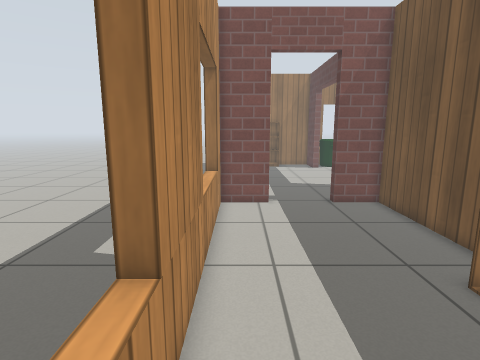
[1] (above)

16 first-person views from a walk through a world built for the Gazebo simulator. The camera is 1 m above the floor, tilts 10° down and sees 80° across. The floor is counted in squares, 0.25 m on a side. Each view is taken from the middle of a square. On the plan, view 1 faces up. The plan holds only what a view shows up to about 20 squares ahead; the rest is blank. The place goes on beyond the plan. Simple patterns stand in for the simulator's built-in surfaces.

[2]
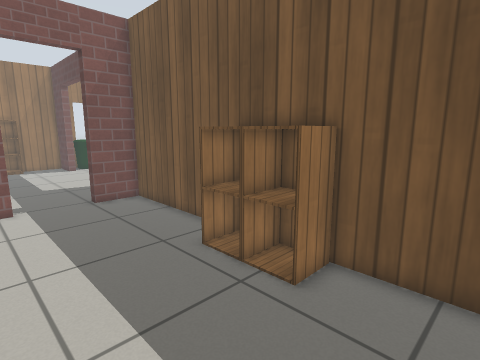

[3]
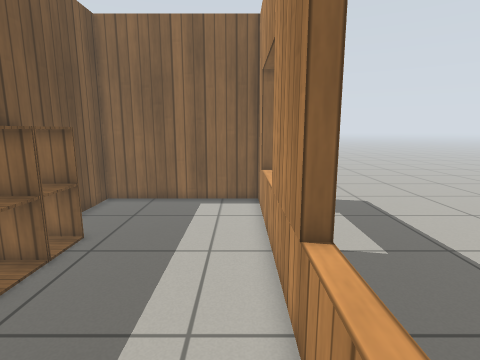

[4]
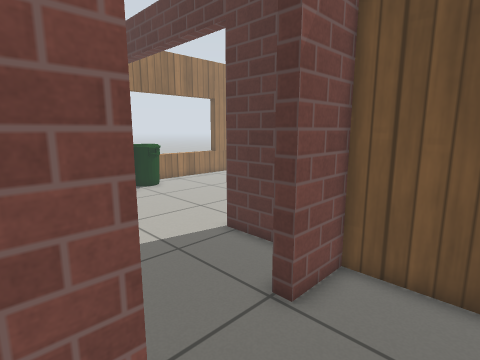

[5]
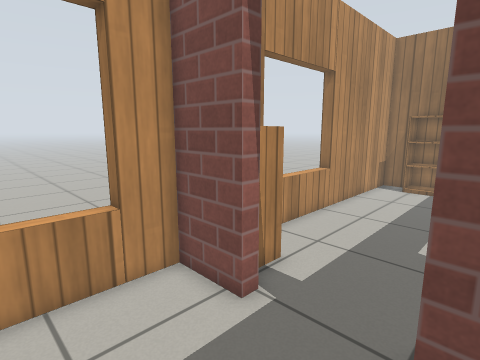

[6]
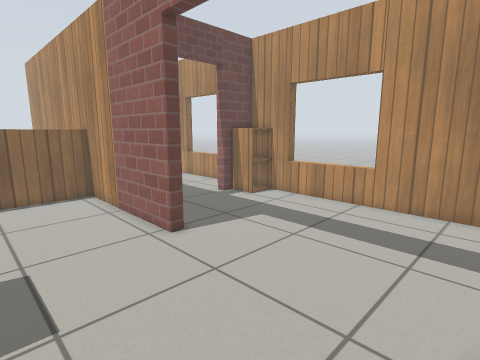

[7]
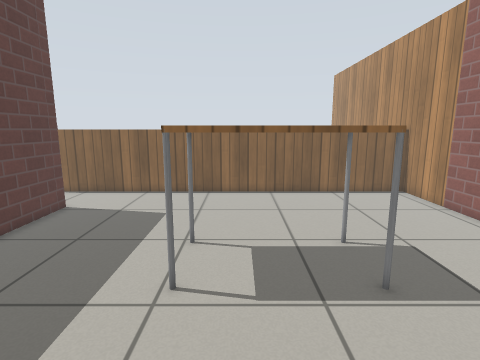

[8]
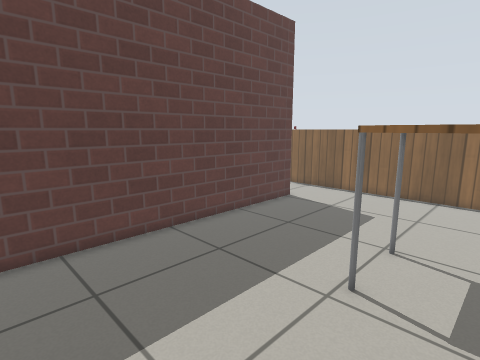

[9]
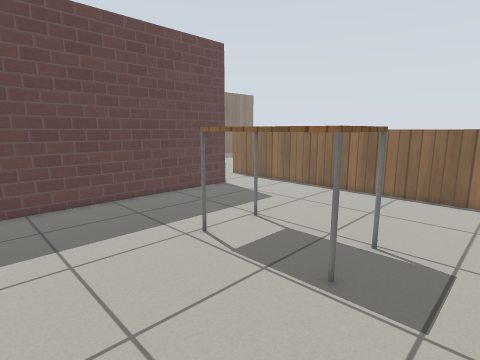

[10]
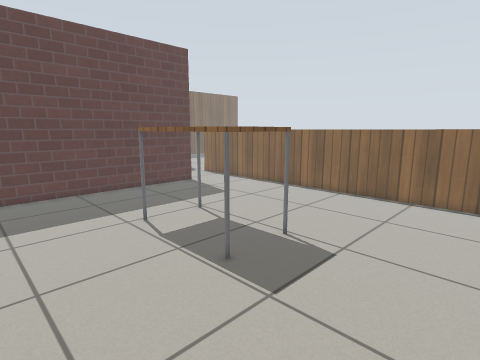

[11]
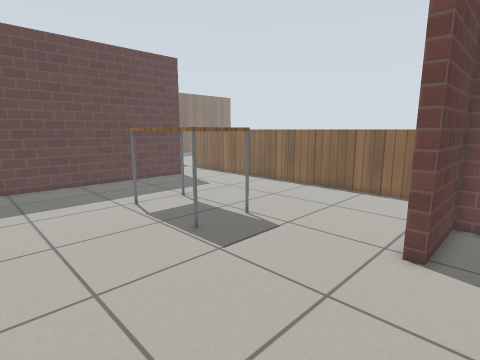

[12]
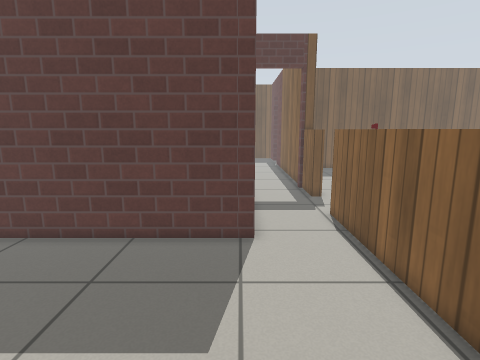

[13]
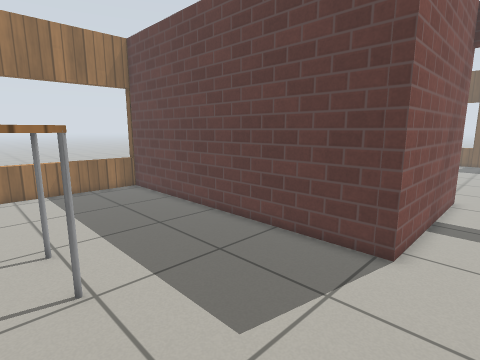

[14]
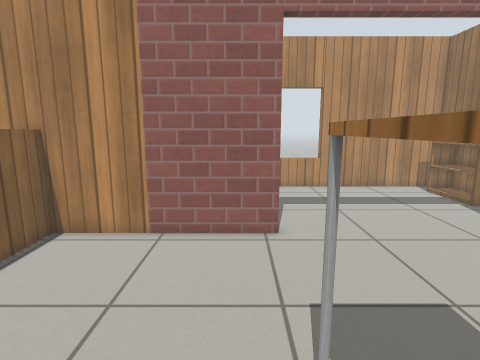

[15]
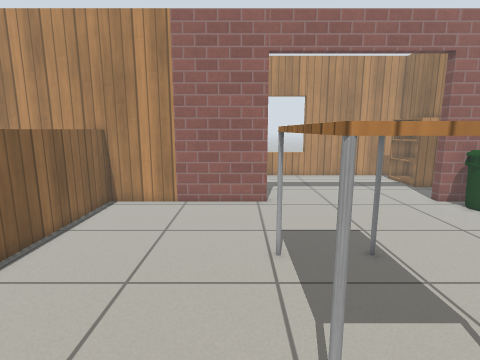

[16]
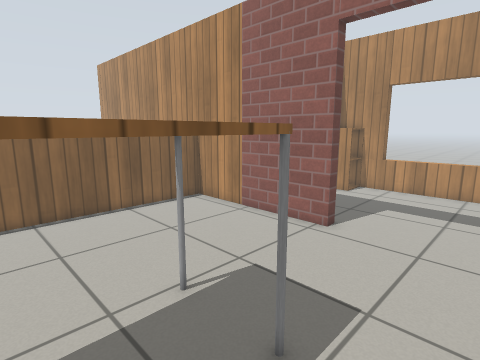

### Floor plan
Points are (right, up) in squares from view 1. A wall is a line through its corners. A room is listed if a view was taken in it or the views show most of it. See-through windows are left out.
Room 1 (views 1, 2, 3, 4, 5)
walls: (1.6, 15.5) (-1.1, 15.5) (-1.1, -3.3) (7.7, -3.3) (7.7, 15.5) (5.2, 15.5)
ways out: open door at (3.5, 16) to room 3
objects: cabinet (6, 3) to (7, 5); cabinet (6, 6) to (7, 7)
Room 2 (views 6, 7, 8, 9, 10, 12, 13, 14, 15, 16)
walls: (8.3, 20.5) (8.3, 11.5); (38.2, 15.5) (28.1, 15.5) (28.1, 30.5)
low walls: (8.2, 11.7) (31.4, 11.7); (34.9, 11) (34.9, 11.7) (37.6, 11.7)
ways out: open door at (8, 25.5) to room 3; opening at (33, 11.5); open door at (38, 13.5)
objects: other object (10, 30); table (15, 20) to (21, 23)
Room 3 (view 11)
walls: (6.9, 16.1) (7.7, 16.1) (7.7, 20.5); (-1.1, 30.5) (-1.1, 16.1) (1.6, 16.1)
ways out: open door at (3.5, 16) to room 1; open door at (8, 25.5) to room 2
objects: cabinet (-1, 17) to (1, 18)

Positions as (right, up) in squares from view 1, and headings:
1: (0, 0), facing up
2: (0, -1), facing up-right
3: (0, 13), facing down
4: (0, 12), facing up-right
5: (6, 11), facing up-left
6: (14, 30), facing down-left
7: (19, 30), facing down
8: (18, 30), facing down-right
9: (12, 30), facing down-right
10: (9, 29), facing down-right
11: (6, 30), facing down-right
12: (18, 16), facing right
13: (19, 13), facing up-right
14: (19, 19), facing left
15: (24, 19), facing left
16: (19, 26), facing down-left
